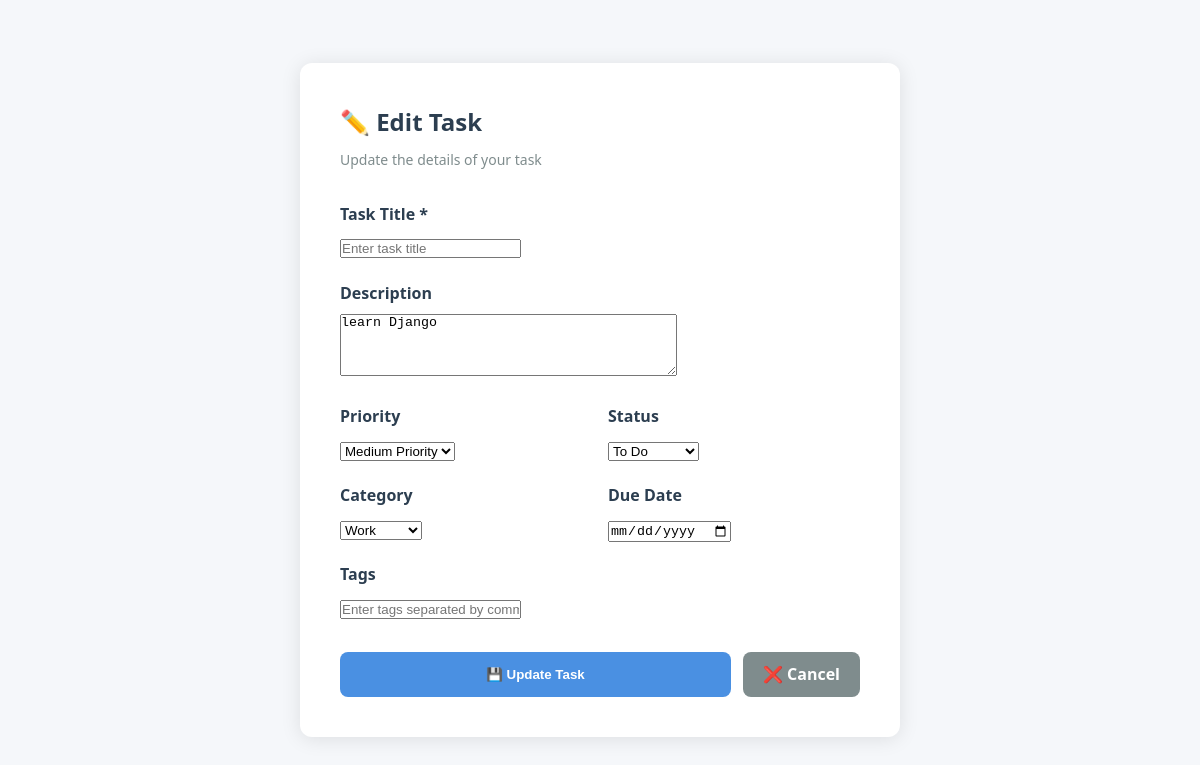
/edit_task/26 (signed in), run on an earlier commit of the app's database.
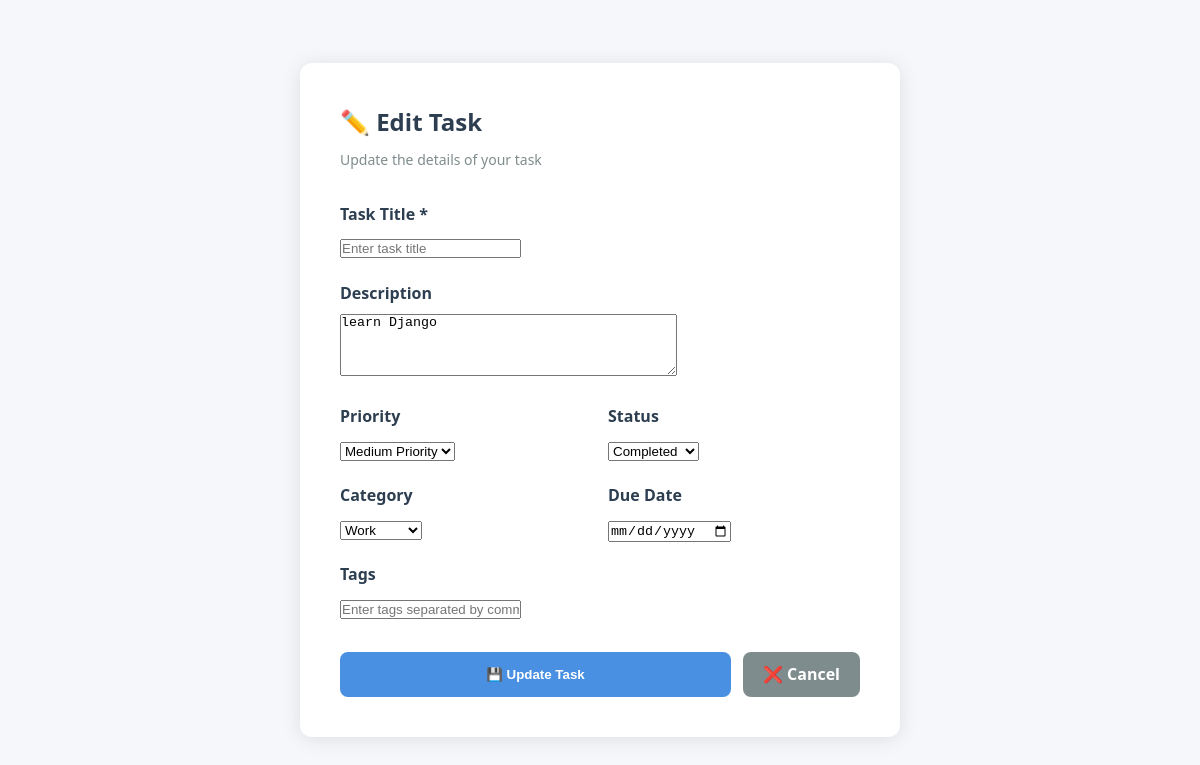
And on a later commit of the database.
### base/models.py (models this page shows, shortened)
class Task(models.Model):
    PRIORITY_CHOICES = [
        ('high', 'High Priority'),
        ('medium', 'Medium Priority'),
        ('low', 'Low Priority'),
    ]
    STATUS_CHOICES = [
        ('todo', 'To Do'),
        ('in_progress', 'In Progress'),
        ('completed', 'Completed'),
    ]
    Categories = [
        ('work', 'Work'),
        ('personal', 'Personal'),
        ('shopping', 'Shopping'),
        ('health', 'Health'),
        ('education', 'Education'),
        ('other', 'Other'),
    ]
    user = models.ForeignKey(User, on_delete=models.CASCADE, related_name='tasks')
    title = models.CharField(max_length=200, help_text="Task title", blank=True, default='')
    description = models.TextField(blank=True, null=True, help_text="Task description")
    status = models.CharField(max_length=20, choices=STATUS_CHOICES, default='todo')
    priority = models.CharField(max_length=20, choices=PRIORITY_CHOICES, default='medium')
    complete = models.BooleanField(default=False, help_text="Mark as complete")
    created_at = models.DateTimeField(auto_now_add=True)
    updated_at = models.DateTimeField(auto_now=True)
    due_date = models.DateField(help_text="Set the due date", blank=True, null=True)
    categories = models.CharField(max_length=20, choices=Categories, default='other')
    tags = models.CharField(max_length=200, blank=True, help_text="Comma-separated tags")
    class Meta:
        ordering = ['-created_at']

### base/views.py (the view)
# urls.py: path('edit_task/<str:pk>', views.edit_task, name='edit_task'),
@login_required(login_url='/')
def edit_task(request, pk):
    task = get_object_or_404(Task, id=pk, user=request.user)
    if request.method == 'POST':
        form = TaskForm(request.POST, instance=task)
        if form.is_valid():
            form.save()
            messages.success(request, 'Task updated successfully!')
            return redirect('task_details', pk=task.id)
        else:
            messages.error(request, 'Please correct the errors below.')
    else:
        form = TaskForm(instance=task)
    context = {'form': form, 'task': task}
    return render(request, 'base/edit_task.html', context)

### base/templates/base/edit_task.html (shortened to what this page needs)
{% extends 'main.html' %}
{% block content %}
<body style="background: #f5f7fa; min-height: 100vh; padding: 20px; display: flex; justify-content: center; align-items: center;">
    <div style="background: white; padding: 40px; border-radius: 12px; box-shadow: 0 2px 20px rgba(0,0,0,0.1); max-width: 600px; width: 100%;">
        <div style="margin-bottom: 30px;">
            <h2 style="color: #2c3e50; margin-bottom: 8px;">✏️ Edit Task</h2>
            <p style="color: #7f8c8d; font-size: 14px;">Update the details of your task</p>
        </div>
        <form method="POST" action="">
            <div style="margin-bottom: 20px;">
                <label style="display: block; margin-bottom: 8px; color: #2c3e50; font-weight: 600;">Task Title *</label>
                {{ form.title }}
            </div>
            <div style="margin-bottom: 20px;">
                <label style="display: block; margin-bottom: 8px; color: #2c3e50; font-weight: 600;">Description</label>
                {{ form.description }}
            </div>
            <div style="display: grid; grid-template-columns: 1fr 1fr; gap: 16px; margin-bottom: 20px;">
                <div>
                    <label style="display: block; margin-bottom: 8px; color: #2c3e50; font-weight: 600;">Priority</label>
                    {{ form.priority }}
                </div>
                <div>
                    <label style="display: block; margin-bottom: 8px; color: #2c3e50; font-weight: 600;">Status</label>
                    {{ form.status }}
                </div>
            </div>
            <div style="display: grid; grid-template-columns: 1fr 1fr; gap: 16px; margin-bottom: 20px;">
                <div>
                    <label style="display: block; margin-bottom: 8px; color: #2c3e50; font-weight: 600;">Category</label>
                    {{ form.categories }}
                </div>
                <div>
                    <label style="display: block; margin-bottom: 8px; color: #2c3e50; font-weight: 600;">Due Date</label>
                    {{ form.due_date }}
                </div>
            </div>
            <div style="margin-bottom: 20px;">
                <label style="display: block; margin-bottom: 8px; color: #2c3e50; font-weight: 600;">Tags</label>
                {{ form.tags }}
            </div>
            <div style="display: flex; gap: 12px; margin-top: 30px;">
                <button type="submit" class="btn btn-primary" style="flex: 1;">💾 Update Task</button>
                <a href="{% url 'task_details' task.id %}" class="btn btn-secondary">❌ Cancel</a>
            </div>
        </form>
    </div>
</body>
{% endblock content %}

What changed in the data, as far as the page shows it:
changed Task "learn Django": status "To Do" → "Completed"
